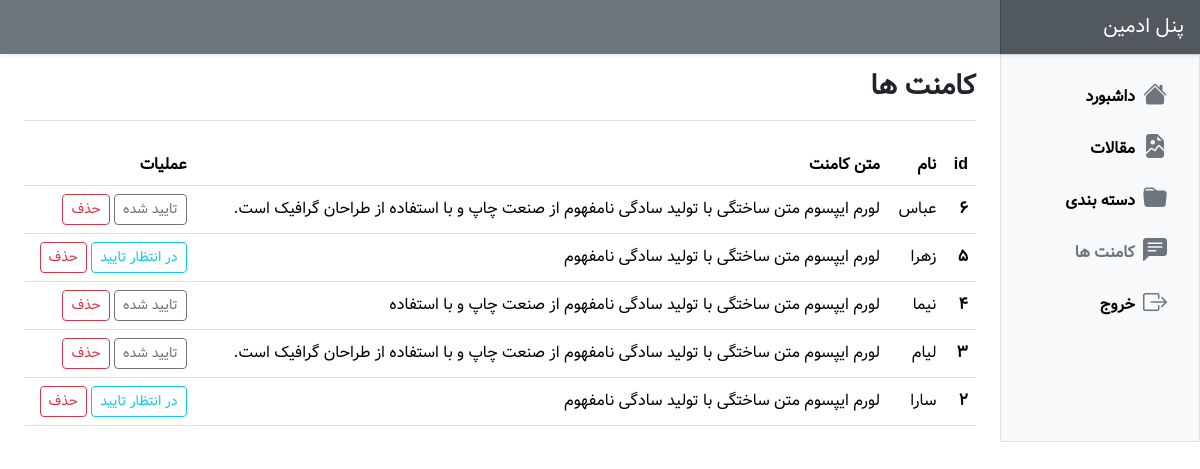
The app's page /admin-panel/pages/comments/index.php (signed in) with its own data.
### tables this page shows
CREATE TABLE `comments` (
  `id` int(11) NOT NULL,
  `name` varchar(255) NOT NULL,
  `comment` varchar(255) NOT NULL,
  `post_id` int(11) NOT NULL,
  `status` tinyint(1) NOT NULL DEFAULT 0
);

### admin-panel/pages/comments/index.php (the view, shortened to what this page needs)
<?php
include "../../include/layout/header.php";
$comments = $db->query("SELECT * FROM comments ORDER BY id DESC");
?>
<div class="container-fluid">
    <div class="row">
        <?php
        include "../../include/layout/sidebar.php"
        ?>
        <main class="col-md-9 ms-sm-auto col-lg-10 px-md-4">
            <div class="d-flex justify-content-between flex-wrap flex-md-nowrap align-items-center pt-3 pb-2 mb-3 border-bottom">
                <h1 class="fs-3 fw-bold">کامنت ها</h1>
            </div>
            <div class="mt-4">
                <?php if ($comments->rowCount() > 0) : ?>
                    <div class="table-responsive small">
                        <table class="table table-hover align-middle">
                            <thead>
                                <tr>
                                    <th>id</th>
                                    <th>نام</th>
                                    <th>متن کامنت</th>
                                    <th>عملیات</th>
                                </tr>
                            </thead>
                            <tbody>
                                <?php foreach ($comments as $comment) : ?>
                                    <tr>
                                        <th><?= $comment['id'] ?></th>
                                        <td><?= $comment['name'] ?></td>
                                        <td><?= $comment['comment'] ?></td>
                                        <td>
                                            <?php if ($comment['status']) : ?>
                                                <button class="btn btn-sm btn-outline-dark disabled">تایید شده</button>
                                            <?php else : ?>
                                                <a href="index.php?action=approve&id=<?= $comment['id'] ?>" class="btn btn-sm btn-outline-info">در انتظار تایید</a>
                                            <?php endif ?>
                                            <a href="index.php?action=delete&id=<?= $comment['id'] ?>" class="btn btn-sm btn-outline-danger">حذف</a>
                                        </td>
                                    </tr>
                                <?php endforeach ?>
                            </tbody>
                        </table>
                    </div>
                <?php endif ?>
            </div>
        </main>
    </div>
</div>
<?php
include "../../include/layout/footer.php"
?>

### admin-panel/assets/css/style.css (style rules this page uses)
body { font-family: "Vazir", sans-serif; }
td, th { font-size: 1rem; }

### records on screen
comments: id "6", name "عباس", comment "لورم ایپسوم متن ساختگی با تولید سادگی نامفهوم از صنعت چاپ و با استفاده از طراحان گرافیک است.", status "تایید شده"
comments: id "5", name "زهرا", comment "لورم ایپسوم متن ساختگی با تولید سادگی نامفهوم"
comments: id "4", name "نیما", comment "لورم ایپسوم متن ساختگی با تولید سادگی نامفهوم از صنعت چاپ و با استفاده", status "تایید شده"
comments: id "3", name "لیام", comment "لورم ایپسوم متن ساختگی با تولید سادگی نامفهوم از صنعت چاپ و با استفاده از طراحان گرافیک است.", status "تایید شده"
comments: id "2", name "سارا", comment "لورم ایپسوم متن ساختگی با تولید سادگی نامفهوم"
